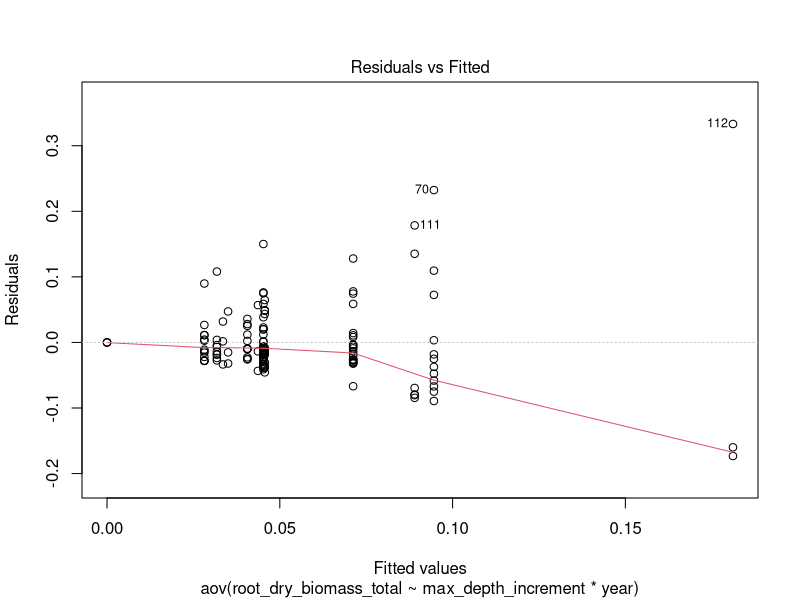
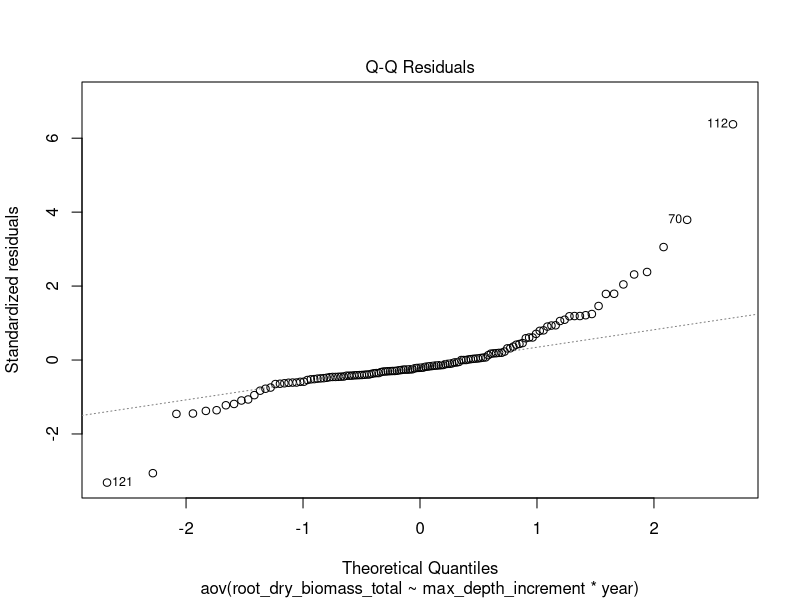
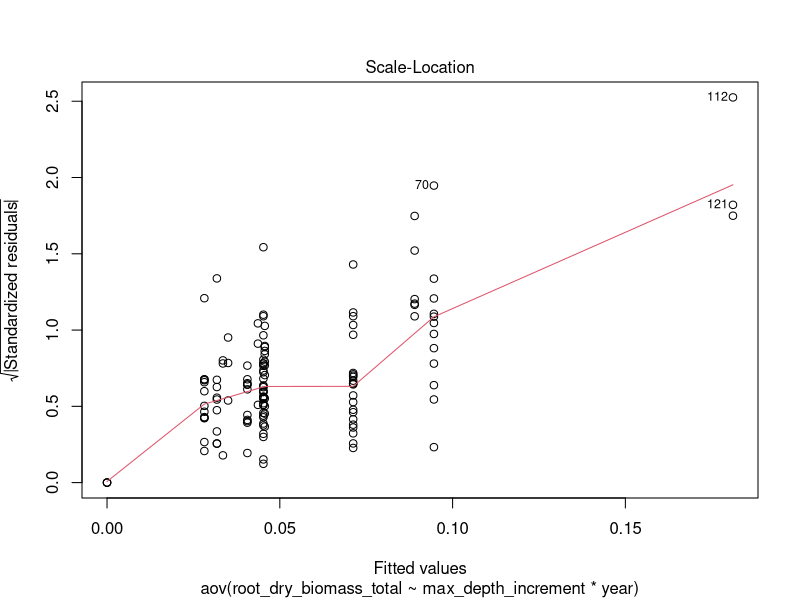
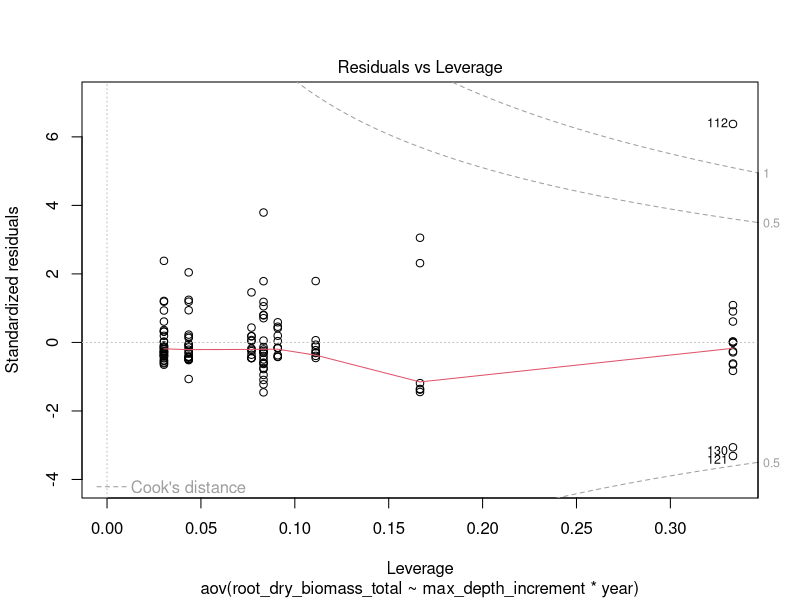
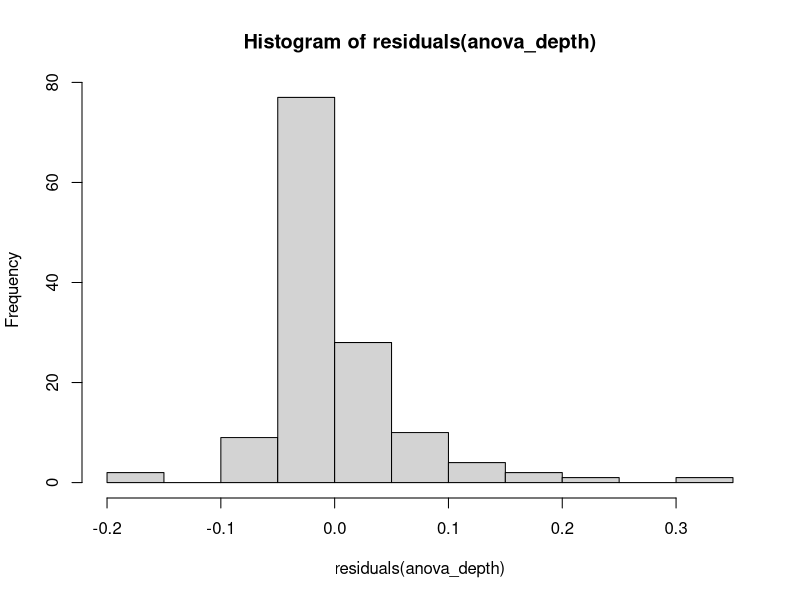
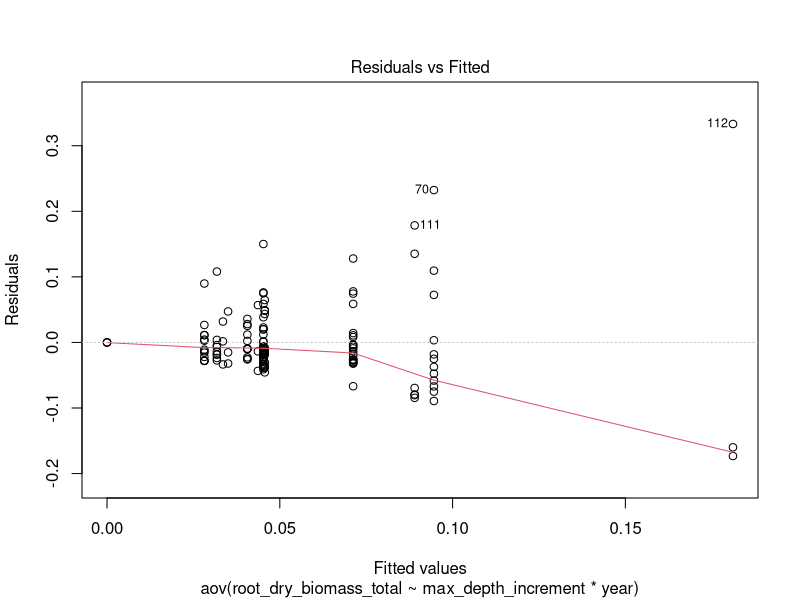
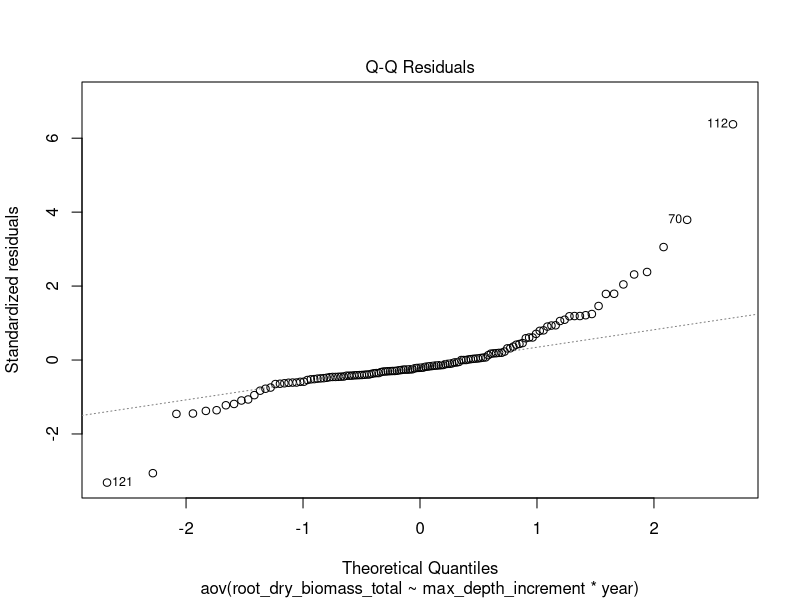
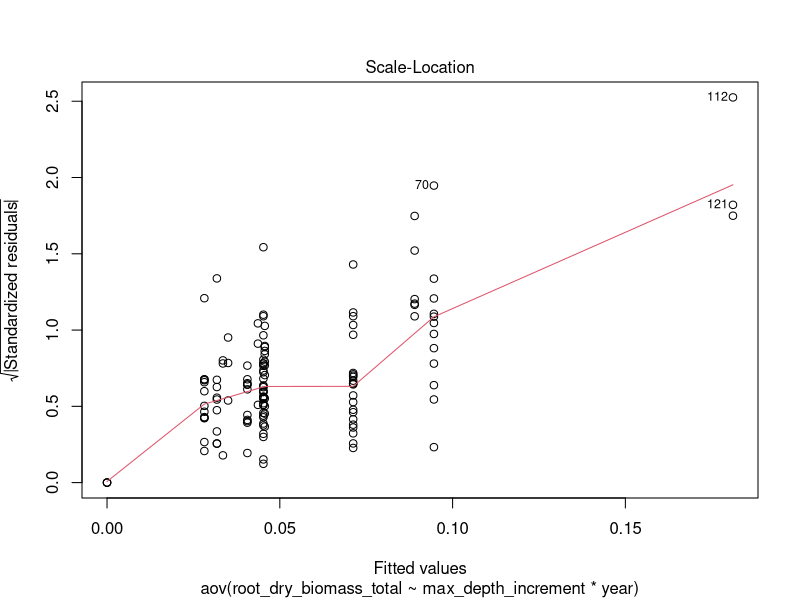

The R source for these figures, in order:
# RQ1 PART 3: SIGNIFICANT DIFFERENCE BETWEEN 2023 AND 2024 ROOT BIOMASS BY DEPTH 
# 16/01/2026

# LOAD LIBRARIES----
library(dplyr)
library(ggplot2)
library(tidyr)
library(readxl)
library(emmeans)

# LOAD DATA----
QHI_combined_data <- read_excel("datasets/QHI_roots_data/QHI_combined_data.xlsx")

# MAKE YEAR FACTOR VARIABLE ----
QHI_combined_data$year <- as.factor(QHI_combined_data$year)
QHI_combined_data$max_depth_increment <- as.factor(QHI_combined_data$max_depth_increment)

# QUESTION ----
# Is there a significant difference in root biomass between 2023 and 2024 across different soil depths?
# i.e. what is the relationship between root biomass and depth? How does this vary between years and if so is it significant?

# TWO WAY ANOVA----
# because have two explanatory variables of year and depth (depth treated as categorical here)
anova_depth<- aov(root_dry_biomass_total ~ max_depth_increment * year, data = QHI_combined_data)
summary(anova_depth)

# effect of depth on root biomass differs between years (p= 0.0260)
# biomass and depth also have a significant relationship (positive, p = 0.0393)
  # higher biomass at deeper depths, could be due to thawing and more available space for roots to grow
  # see rq1_4 for biomass, depths by community type analysis, could be that more graminoids deeper down? 


# what's the relationship between depth and biomass for 2024 
anova_2024<- aov(root_dry_biomass_total ~ max_depth_increment, data = filter(QHI_combined_data, year == "2024"))
summary(anova_2024)

# positive, but not significant (p=0.465)

# what's the relationship between depth and biomass for 2023
anova_2023<- aov(root_dry_biomass_total ~ max_depth_increment, data = filter(QHI_combined_data, year == "2023"))
summary(anova_2023)
# positive and significant (p=0.003)

# BUT WE NEED TO NOTE!!
  # sample size imbalance- could be a significant difference in 2024 but not enough data compared to 2023 to determine this (107 vs 27)
  # point 112 high leverage 

# CHECK ASSUMPTIONS----
# normality of residuals
plot(anova_depth)
shapiro.test(residuals(anova_depth))
hist(residuals(anova_depth))
# not normal distribution

# homogeneity of variance
bartlett.test(root_dry_biomass_total ~ interaction(max_depth_increment, year), data = QHI_combined_data)

plot(anova_depth)

# TRANSFORMING DATA----
# log transform
QHI_combined_data <- QHI_combined_data %>% 
  mutate(log_root_biomass = log(root_dry_biomass_total + 1)) # log transform to deal with zeros
anova_depth_log<- aov(log_root_biomass ~ max_depth_increment * year, data = QHI_combined_data)
summary(anova_depth_log)

shapiro.test(residuals(anova_depth_log))
hist(residuals(anova_depth_log))
# no better 

# cube root
QHI_combined_data <- QHI_combined_data %>% 
  mutate(cube_root_biomass = (root_dry_biomass_total)^(1/3)) 
anova_depth_cuberoot<- aov(cube_root_biomass ~ max_depth_increment * year, data = QHI_combined_data)
summary(anova_depth_cuberoot)

shapiro.test(residuals(anova_depth_cuberoot))
hist(residuals(anova_depth_cuberoot))
# now more normally distrubuted, use this in analysis

# FINAL ANOVA RESULTS AFTER TRANSFORMATION----
anova_depth_cuberoot<- aov(cube_root_biomass ~ max_depth_increment * year, data = QHI_combined_data)
summary(anova_depth_cuberoot)

# only significant effect with biomass and depth (p= 8.02e-6) When introduce year, no longer significant, 
# so no significant difference/changes in root biomass and depth  between 2023 and 2024, similar relationships/trends in biomass
# see 1.4 for investigating by community type

# what's the relationship between depth and biomass for 2024 
anova_2024_cuberoot<- aov(cube_root_biomass ~ max_depth_increment, data = filter(QHI_combined_data, year == "2024"))
summary(anova_2024_cuberoot)
# not significant (0.83)

# what's the relationship between depth and biomass for 2023
anova_2023_cuberoot<- aov(cube_root_biomass ~ max_depth_increment, data = filter(QHI_combined_data, year == "2023"))
summary(anova_2023_cuberoot)
# 2023 is significant (p= 1.51e-7)

# BUT WE NEED TO NOTE (as before)!!
  # sample size imbalance- could be a significant difference in 2024 but not enough data compared to 2023 to determine this (107 vs 27)
  # point 112 high leverage 
